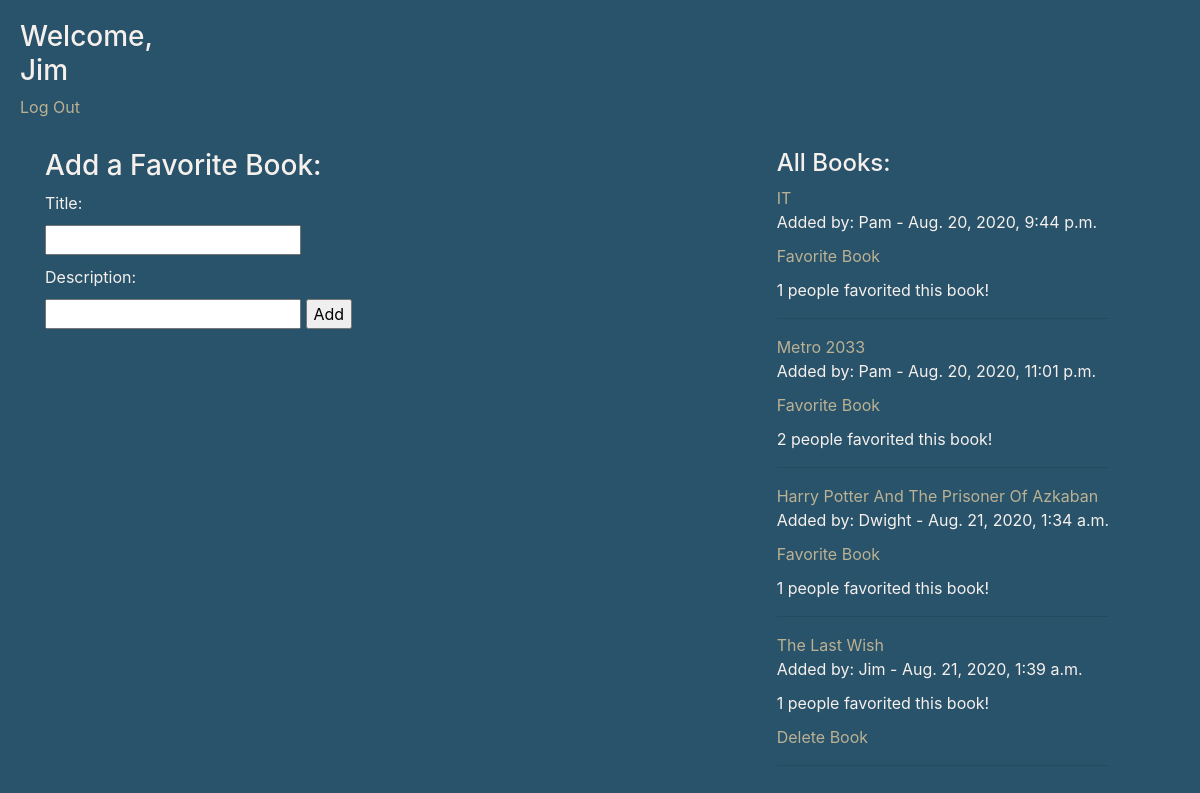
/books/ (signed in), run on the app's committed database.
### log_reg_app/models.py (models this page shows)
class User(models.Model):
    first_name = models.CharField(max_length=60)
    last_name = models.CharField(max_length=60)
    email = models.EmailField()
    password = models.CharField(max_length=60)
    created = models.DateTimeField(auto_now_add=True)
    updated = models.DateTimeField(auto_now=True)
    objects = UserManager()

### bookapp/models.py (models this page shows)
class Book(models.Model):
    title = models.CharField(max_length=55)
    desc = models.TextField()
    created_by = models.ForeignKey(User, related_name="user_created", default="", on_delete=models.CASCADE)
    faved_books = models.ManyToManyField(User, related_name="favorited_books")
    created = models.DateTimeField(auto_now_add=True)
    updated = models.DateTimeField(auto_now=True)

### bookapp/views.py (the view)
# urls.py: path('', views.books),
def books(request):
    if 'user_id' not in request.session:
        return redirect('/')
    context = {
        'all_books': Book.objects.all(),
        'user': User.objects.get(id=request.session['user_id'])
    }
    return render(request, 'books.html', context)

### bookapp/templates/books.html (shortened to what this page needs)
{% load static %}
<!DOCTYPE html>
<html lang="en">
<head>
    <link rel="stylesheet" href="https://stackpath.bootstrapcdn.com/bootstrap/4.5.2/css/bootstrap.min.css">
    <link rel="stylesheet" href="{% static "books.css" %}">
</head>
<body>
    <div class="container-fluid">
        <div class="nav">
            <h3>Welcome, {{request.session.name}}</h3>
            <a href="/logout">Log Out</a>
        </div>
        <div class="container">
            <section id="home_fave">
                <h3>Add a Favorite Book:</h3>
                <form action="/books/add_book" method="POST">
                    <p>Title: </p>
                    <input type="text" name="title">
                    <p>Description: </p>
                    <input type="text" name="desc">
                    <input type="submit" value="Add">
                </form>
            </section>
            <section id="home_books">
                <h4>All Books:</h4>
                {% for book in all_books %}
                    <a href="/books/view/{{book.id}}">{{ book.title }}</a>
                    <p>Added by: {{ book.created_by.first_name }} - {{ book.updated }}</p>
                    {% if request.session.user_id != book.created_by.id %}
                        <p><a href="/books/favorite/{{book.id}}">Favorite Book</a></p>
                    {% endif %}
                    <p>{{ book.faved_books.count }} people favorited this book!</p>
                    {% if request.session.user_id == book.created_by.id %}
                        <p><a href="/books/delete/{{book.id}}">Delete Book</a></p>
                    {% endif %}
                    <hr>
                {% endfor%}
            </section>
        </div>
    </div>
</body>
</html>

### bookapp/static/books.css (style rules this page uses)
.container-fluid { background-color: #28536B; color: #F6F0ED; padding: 20px; }
a { color: #bbb193; }
section { display: inline-block; margin: 20px; vertical-align: top; color: #F6F0ED; justify-content: space-between; }
#home_fave { margin-left: 0px; margin-right: 400px; }
.nav h3 { margin-right: 1300px; }
.nav a { margin-right: 20px; }
p, a, input { margin-bottom: 10px; }

### data on the page
User: session.name "Jim"
Book: title "IT", created_by.first_name "Pam", updated "Aug. 20, 2020, 9:44 p.m.", faved_books.count "1"
Book: title "Metro 2033", created_by.first_name "Pam", updated "Aug. 20, 2020, 11:01 p.m.", faved_books.count "2"
Book: title "Harry Potter And The Prisoner Of Azkaban", created_by.first_name "Dwight", updated "Aug. 21, 2020, 1:34 a.m.", faved_books.count "1"
Book: title "The Last Wish", created_by.first_name "Jim", updated "Aug. 21, 2020, 1:39 a.m.", faved_books.count "1"
